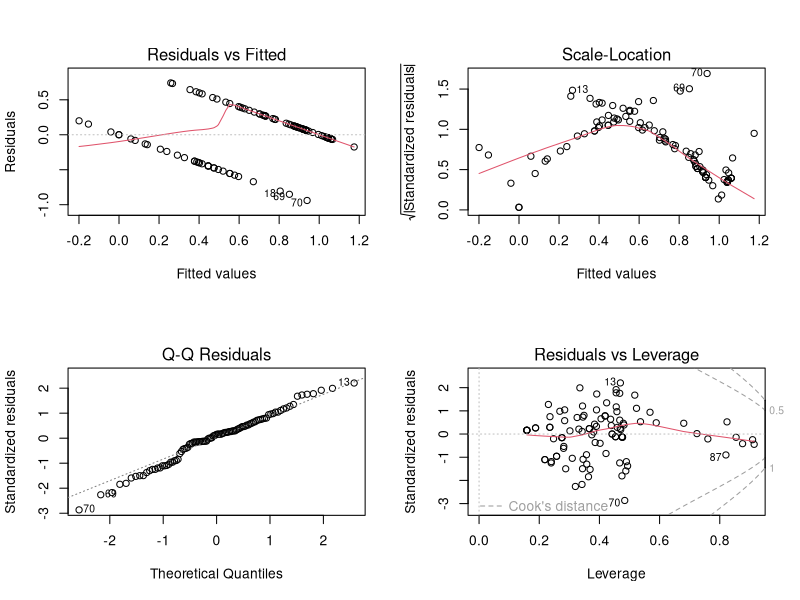

R code for this plot:
train = read.csv("train.csv")
train = train[, 1: 41]

# least squares
Y = as.numeric(train[, 1])
X = cbind(rep(1, nrow(train)), as.matrix(train[, -1]))

# coefficients
betahat = solve(t(X) %*% X) %*% t(X) %*% Y

# fitted data
Yhat = X %*% betahat

# hat matrix
H = X %*% solve(t(X) %*% X) %*% t(X)
evH = eigen(H)
evH$values[1: 10]

# linear model
fit = lm(data = train)
summary(fit)

cbind(betahat, t(t(fit$coefficients)))

layout(matrix(c(1, 2, 3, 4), 2, 2))
plot(fit)
dev.off()
